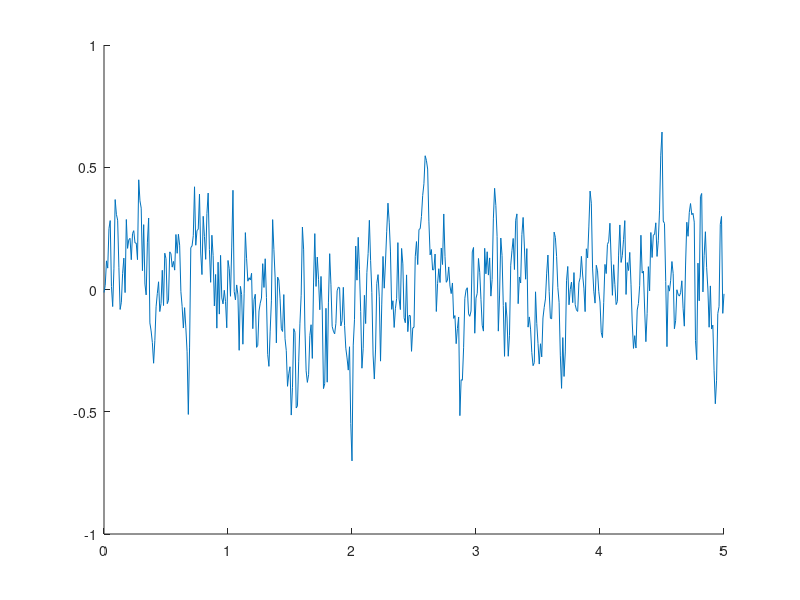

Recreate this plot in MATLAB. (Note: this script raises an error after producing the figure.)
% -------------------------------------------------------------
% Autor:      Ole Uphaus
% Datum:      29.10.2025
% Beschreibung:
% In diesem skript werde ich Rauschen erzeugen und filtern.
% -------------------------------------------------------------

clc
clear

%% Noise Parameters
% Time
Ts = 0.01;
T_end = 5;
t_vec = 0:Ts:T_end;
fs = 1/Ts;

% Variance
sigma_w = 0.2;

%% Generate Noise
% White Noise
w_raw = sigma_w*randn(size(t_vec));

% Filter (IIR - Lowpass)
fc = 5;
alpha = exp(-2*pi*fc*Ts);
b1 = 1 - alpha;
a1 = [1, -alpha];
w_A = filter(b1, a1, w_raw);
w_A = w_A * (sigma_w / std(w_A));   % Bring back initial variance

% Filter (Botterworth - 1. Order Lowpass)
[bB, aB] = butter(1, fc/(fs/2), 'low');
w_B = filter(bB, aB, w_raw);
w_B = w_B * (sigma_w / std(w_B));

% Plot
figure;
hold on;
% plot(t_vec, w_raw, LineWidth=1, DisplayName='white');
plot(t_vec, w_A, LineWidth=1, DisplayName='IIR');
plot(t_vec, w_B, LineWidth=1, DisplayName='Butter');
grid on;
xlabel('Zeit [s]'); 
ylabel('Noise');
title('Compare generated Noise');
legend()